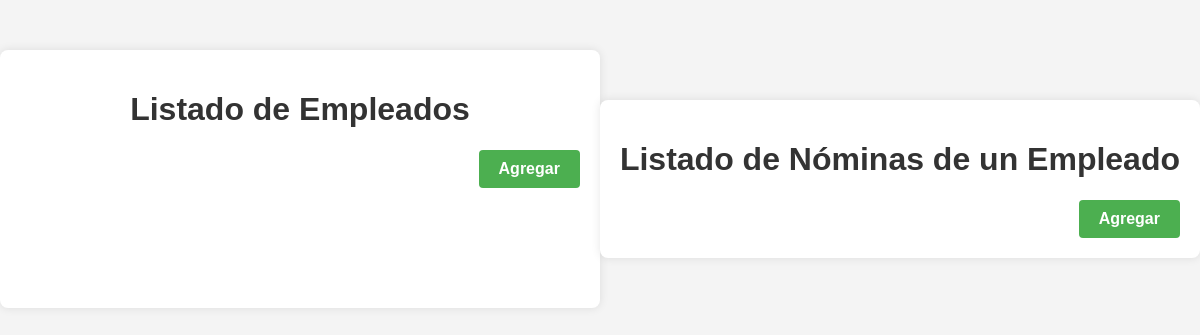
The app's page /rrhh/, older data.
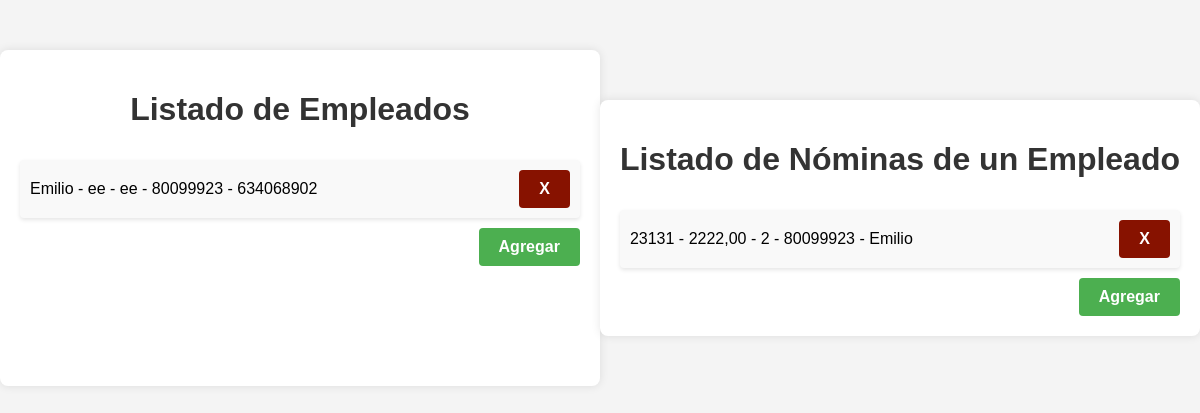
The same page, newer data.
### app/models.py (models this page shows, shortened)
class Empleado(models.Model):
    DNIE = models.CharField(max_length=9, primary_key=True, validators=[RegexValidator(r'[0-9]{8}[a-zA-Z]$', message='Formato de DNI no válido')])
    NombreE = models.CharField(max_length=20, null=False)
    Apellido1E = models.CharField(max_length=20, null=False)
    Apellido2E = models.CharField(max_length=20, null=False)
    TelefonoE = models.PositiveIntegerField(null=False, unique=True, validators=[MinLengthValidator(limit_value=9)])

class Nomina_tiene(models.Model):
    Nomina = models.BigIntegerField(primary_key=True)
    Bruto = models.DecimalField(max_digits=12, decimal_places=2, null=False, validators=[MinValueValidator(limit_value=0.01, message='El campo debe ser un número mayor que 0')])
    Impuesto = models.IntegerField(null=False, validators=[MinValueValidator(0)])
    DNIE = models.OneToOneField(Empleado, on_delete=models.CASCADE)

### Dep_RRHH/views.py (the view)
# urls.py: path('', ListaRRHH.as_view(), name= 'ListaRRHH'),
class ListaRRHH(ListView):
    template_name = 'rrhh/lista_rrhh.html'
    context_object_name = 'rrhh'
    def get_queryset(self):
        empleados = Empleado.objects.order_by('DNIE')
        nominas = Nomina_tiene.objects.order_by('Nomina')
        return {'empleados': empleados, 'nominas': nominas}

### templates/rrhh/lista_rrhh.html (shortened to what this page needs)
{% load static %}
<!DOCTYPE html>
<html lang="es">
<head>
    <link rel="stylesheet" href="https://cdnjs.cloudflare.com/ajax/libs/font-awesome/5.15.1/css/all.min.css" />
</head>
<body>
    <div class="container">
        <div class="box">
            <h1>Listado de Empleados</h1>
            <ul>
                {% for empleado in rrhh.empleados %}
                    <li>
                        <div>{{ empleado.NombreE }} - {{ empleado.Apellido1E }} - {{ empleado.Apellido2E }} - {{ empleado.DNIE }} - {{ empleado.TelefonoE }}</div>
                        <div class="button-container">
                            <a class="button delete-button" onclick="confirmDelete('{{ empleado.DNIE }}', '/rrhh/eliminar_empleado/')">X</a>
                        </div>
                    </li>
                {% endfor %}
            </ul>
            <div class="button-container">
                <a href="agregar_empleado" class="button">Agregar</a>
            </div>
        </div>
    <div class="container">
        <div class="box">
            <h1>Listado de Nóminas de un Empleado</h1>
            <ul>
                {% for nomina in rrhh.nominas %}
                    <li>
                        <div>{{ nomina.Nomina }} - {{ nomina.Bruto }} - {{ nomina.Impuesto }} - {{ nomina.DNIE.DNIE }} - {{ nomina.DNIE.NombreE }}</div>
                        <div class="button-container">
                            <a class="button delete-button" onclick="confirmDelete('{{ nomina.Nomina }}', '/rrhh/eliminar_nomina/')">X</a>
                        </div>
                    </li>
                {% endfor %}
            </ul>
            <div class="button-container">
                <a href="agregar_nomina" class="button">Agregar</a>
            </div>
        </div>
</body>
</html>

### templates/rrhh/lista_rrhh.html (style rules this page uses)
body { font-family: 'Arial', sans-serif; margin: 0; padding: 0; box-sizing: border-box; background-color: #f4f4f4; }
.container { display: flex; justify-content: space-around; max-width: 1200px; margin: 50px auto; }
.box { flex: 1; display: flex; flex-direction: column; padding: 20px; background-color: #fff; box-shadow: 0 0 10px rgba(0, 0, 0, 0.1); border-radius: 8px; text-align: center; }
h1 { color: #333; }
ul { list-style: none; padding: 0; margin: 0; }
li { display: flex; justify-content: space-between; align-items: center; margin: 10px 0; padding: 10px; background-color: #f9f9f9; border-radius: 4px; box-shadow: 0 2px 4px rgba(0, 0, 0, 0.1); }
.button-container { display: flex; justify-content: flex-end; align-items: center; }
.button { display: inline-block; margin-left: 10px; padding: 10px 20px; font-size: 16px; font-weight: bold; text-align: center; text-decoration: none; background-color: #4caf50; color: #fff; border-radius: 4px; cursor: pointer; transition: background-color 0.3s ease; }
.button.delete-button { background-color: #871200; color: #fff; border: none; }

Row changes from the older to the newer data that the page shows:
added Empleado: NombreE "Emilio", Apellido1E "ee", Apellido2E "ee", DNIE "80099923", TelefonoE "634068902"
added Nomina_tiene: Nomina "23131", Bruto "2222,00", Impuesto "2", DNIE.DNIE "80099923", DNIE.NombreE "Emilio"
